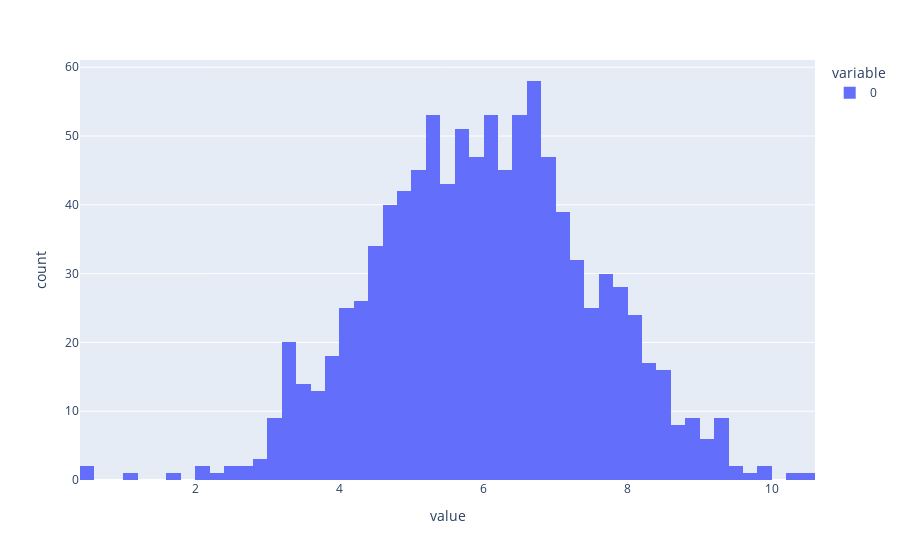

The notebook cell saved with this chart:
### Code cell
# Add code to plot both in a histogram
fig1 = px.histogram(ds1)
fig1.show()

### Figure 1 — Plotly figure (JSON) as saved in the notebook; plotly's stock layout.template omitted (floating-point values rounded to 4 significant figures; data arrays with more than 128 entries replaced by an {"elided": "..."} marker saying what was removed)
{"data": [{"alignmentgroup": "True", "bingroup": "x", "hovertemplate": "variable=0<br>value=%{x}<br>count=%{y}<extra></extra>", "legendgroup": "0", "marker": {"color": "#636efa", "pattern": {"shape": ""}}, "name": "0", "offsetgroup": "0", "orientation": "v", "showlegend": true, "type": "histogram", "x": {"elided": "1000 float values"}, "xaxis": "x", "yaxis": "y"}], "layout": {"barmode": "relative", "legend": {"title": {"text": "variable"}, "tracegroupgap": 0}, "margin": {"t": 60}, "xaxis": {"anchor": "y", "domain": [0, 1], "title": {"text": "value"}}, "yaxis": {"anchor": "x", "domain": [0, 1], "title": {"text": "count"}}}}
